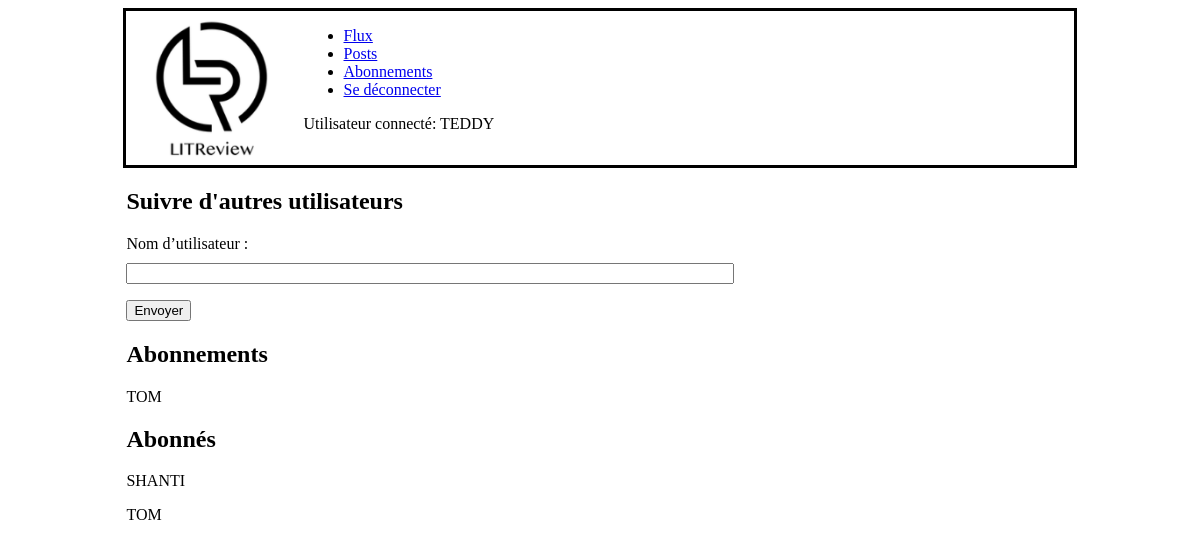
Screenshot of /abonnements/ (signed in) with the database file from the repository.
### Review_Ticket/models.py (models this page shows)
class UserFollows(models.Model):
    user = models.ForeignKey(User, on_delete=models.CASCADE, related_name='following')
    followed_user = models.ForeignKey(User, on_delete=models.CASCADE, related_name='followed_by')
    class Meta:
        unique_together = ('user', 'followed_user')
    @staticmethod
    def get_user_follow(user_log):
        user_bdd = User.objects.get(username=user_log)
        return UserFollows.objects.filter(user=user_bdd)
    @staticmethod
    def get_followers(user_log):
        user_bdd = User.objects.get(username=user_log)
        return UserFollows.objects.filter(followed_user=user_bdd)

### Review_Ticket/views.py (the view, shortened to what this page needs)
# urls.py: path('abonnements/', Abonnements.as_view(), name='abonnements'),
class Abonnements(View):
    template_name = 'abonnements.html'
    form_class = Folow_User
    def get(self, request):
        form = self.form_class()
        user_log = request.user.get_username()
        fl_user = UserFollows.get_user_follow(user_log)
        followers = UserFollows.get_followers(user_log)
        return render(request, self.template_name, context={'form': form,
                                                            'user_log': user_log,
                                                            'fl_user': fl_user,
                                                            'followers': followers})

### Review_Ticket/forms.py
class Folow_User(forms.Form):
    username = forms.CharField(max_length=63, label='Nom d’utilisateur')

### Review_Ticket/templates/abonnements.html (shortened to what this page needs)
{% include 'dashboard.html' %}
<section id="abonnements">
<h2>Suivre d'autres utilisateurs</h2>
	<form method="POST">
		{{ form.as_p }}
	<button type="submit" >Envoyer</button>
	</form>
<h2>Abonnements</h2>
	{% for user in fl_user %}
		<p>{{user.followed_user|upper}}</p>
	{% endfor %}
<h2>Abonnés</h2>
	{% for user in followers %}
		<p>{{user.user|upper}}</p>
	{% endfor %}
</section>

### Review_Ticket/templates/dashboard.html
{% extends 'base.html' %}
{% load static %}
{% block nav %}
	<nav>
  		<ul>
    		<li><a href="#Accueil">Flux</a></li>
   			<li><a href="#Apropos">Posts</a></li>
    		<li><a href="{% url 'abonnements' %}">Abonnements</a></li>
    		<li><a href="{% url 'logout' %}">Se déconnecter</a></li>
  		</ul>
  		<p id="userr">Utilisateur connecté: {{ user_log|upper }}</p>
	</nav>
{% endblock %}

### LITReview/static/styles.css (style rules this page uses)
#abonnements { width: 80%; margin: auto; }
#tcreate_ticket_form, label { display: block; margin-bottom: 10px; }
#tcreate_ticket_form, input, textarea { width: 600px; }

### rows the page displays
UserFollows: followed_user "TOM"
UserFollows: user "SHANTI"
UserFollows: user "TOM"

### other values shown
{{ user_log|upper }} "TEDDY"
